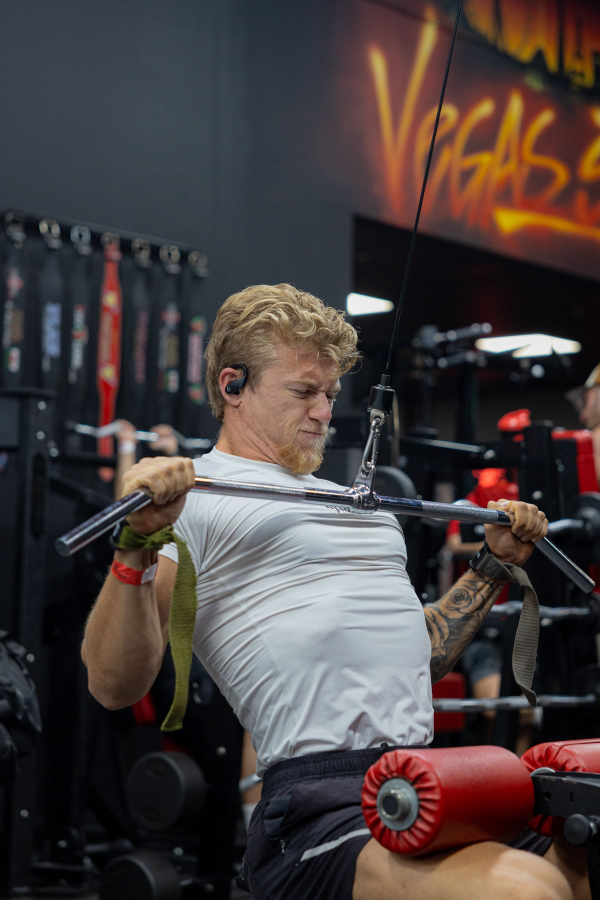
#> input picture assets/photos/back-pulldown-29218860.jpg, 1200 x 1800 px (shown at 1/2 size)
$ python -i fingerprint.py   (imports and definitions only)
#> lines starting #> are read from the running program, lines starting #| are printed output that depends on the picture
"""Perceptual fingerprints of reels (WEAK_POINTS W16, START_HERE 6D G11 and section 8).

Why: once Claudin zooms into a delivered letterbox, adds his hook text and a trending sound,
Claude could not tell its own cuts from his, so most posted reels were logged UNSURE and the
learning loop on Claude's edits stalled. This module makes the attribution mechanical and
also powers the G11 "frame-1 was already posted" check.

How (the tt_dedupe method):
- 9 frames per reel at relative times (i + 0.5) / 9 of the duration, so the same positions
  line up whatever the pixel size or container;
- HLG / PQ masters (Meta glasses footage, arib-std-b67 or smpte2084) are tonemapped with the
  engine's CPU chain (tools.encode.TONEMAP_CPU) before hashing, because Instagram serves his
  re-upload as a tonemapped SDR rendition: both sides go through the same pipeline (G1);
- each frame is scaled to width 360 keeping its aspect and padded to 360x640 on black, so a
  raw landscape clip, a letterboxed 1440x2560 render and a full-bleed 1080x1920 upload all
  land in the same place of the same canvas;
- for the crop scales 1.0, 1.15 and 1.33 the centre of the frame is cropped and resized back
  (he zooms into the letterbox), then the top 18% and bottom 22% are painted mid-grey (he adds
  hook text there, Instagram draws its UI there) and a 64-bit pHash is taken;
- the distance between two reels is, per frame, the smallest Hamming distance over every pair
  of crop scales; the median over the 9 frames decides: <= config.PHASH_MATCH_MAX (12) is a
  match (CLAUDE), >= PHASH_CLAUDIN_MIN (20) is clearly not (CLAUDIN), between is UNSURE;
- frame 1 (t = 0) is hashed separately for G11; `frame1_phash(video)` is the name gates.py
  looks for, and `frame1_report(video, sig=...)` gives the shortcode and the `reused` flag.

A reel whose duration ffprobe cannot read raises RuntimeError instead of producing an empty
signature (an empty signature would compare at distance 64 to everything and be logged
CLAUDIN with no warning).

pHash is imagehash.phash(hash_size=8) when imagehash is installed, otherwise a pure numpy
implementation of the same algorithm (grey, 32x32 Lanczos, DCT-II, top-left 8x8, median
threshold) that produces the same bits.

Signatures live in data/signatures.json (keys = delivery ids or posted shortcodes, each with
kind "delivery" or "posted"). Library functions return data and never print.

Run:  py -m tools.fingerprint sign <video> --key K --kind delivery|posted [--json]
      py -m tools.fingerprint match <video> [--kinds posted,delivery] [--json]
      py -m tools.fingerprint frame1 <video> [--json]
      (--json and --store work before or after the subcommand)
"""
from __future__ import annotations

import argparse
import hashlib
import json
import statistics
import sys
from datetime import datetime
from pathlib import Path
from typing import Iterable, Sequence

from . import config
from . import safeio

# --------------------------------------------------------------------------- constants
FRAME_W, FRAME_H = 360, 640
PHASH_CLAUDIN_MIN = 20          # median distance at or above this: clearly not a Claude cut
HASH_SIZE = 8
HIGHFREQ_FACTOR = 4
GREY = (128, 128, 128)
KINDS = ("delivery", "posted", "legacy")   # legacy = old renders in D:\ClaudeInk\out (never re-delivered)
STORE_VERSION = 1
HLG_TRANSFERS = ("arib-std-b67", "smpte2084")
# Same chain as tools.encode.TONEMAP_CPU (read from there when importable, so a change to the
# renderer's tonemap is picked up here and both sides of an attribution stay identical).
TONEMAP_CPU_FALLBACK = ("zscale=t=linear:npl=100,format=gbrpf32le,zscale=p=bt709,"
                        "tonemap=tonemap=hable:desat=0,zscale=t=bt709:m=bt709:r=tv,format=yuv420p")


# [4 lines left out: function _scale_key, not called in this run]


# [1 line that did not run here, left out]


# --------------------------------------------------------------------------- frames
# [5 lines that did not run here, left out]


def probe_video(video: Path | str) -> dict:
    """{duration, color_transfer} via one ffprobe call.

    duration is the container (format) duration, falling back to the video stream's own
    duration when the container has none (fragmented / odd MP4s); 0.0 when both are unknown.
    """
    r = safeio.run_ffprobe(["-v", "error", "-select_streams", "v:0", "-show_entries",
                            "stream=duration,color_transfer:format=duration", "-of", "json",
                            str(video)])
    try:
        d = json.loads(r.stdout or "{}")
    except ValueError:
        d = {}
    st = (d.get("streams") or [{}])[0] if isinstance(d.get("streams"), list) else {}
    duration = 0.0
    for raw in ((d.get("format") or {}).get("duration"), st.get("duration")):
        try:
            value = float(raw or 0.0)
        except (TypeError, ValueError):
            value = 0.0
        if value > 0:
            duration = value
            break
    return {"duration": duration, "color_transfer": str(st.get("color_transfer") or "").lower()}


def probe_duration(video: Path | str) -> float:
    """Duration in seconds (container, else video stream; 0.0 when unknown)."""
    return probe_video(video)["duration"]


def probe_color_transfer(video: Path | str) -> str:
    """'arib-std-b67', 'smpte2084', 'bt709', ... ('' when untagged)."""
    return probe_video(video)["color_transfer"]


def is_hlg(transfer: str | None) -> bool:
    return (transfer or "").lower() in HLG_TRANSFERS


# [130 lines left out: functions tonemap_chain, _file_tag, frame_filter, extract_frame, mask_text_bands, center_crop and 3 more, not called in this run]


def hamming(hex_a: str, hex_b: str) -> int:
    return bin(int(hex_a, 16) ^ int(hex_b, 16)).count("1")


# [4 lines that did not run here, left out]


# --------------------------------------------------------------------------- signatures
# [25 lines that did not run here, left out]


def frame1_phash(video: Path | str) -> str:
    """Frame-1 hash at crop scale 1.0, identical to signature(video)['frame1'] (the name
    tools.gates probes for its G11 check)."""
    video = Path(video)
    transfer = probe_color_transfer(video)
    f1 = frame_hashes(extract_frame(video, 0.0, transfer=transfer))
    return f1[_scale_key(1.0)] if _scale_key(1.0) in f1 else next(iter(f1.values()))


def _as_sig(sig) -> dict:
    """Accept a signature or a store entry ({kind, video, sig}); refuse anything else."""
    if isinstance(sig, dict) and isinstance(sig.get("sig"), dict) and "frames" not in sig:
        sig = sig["sig"]
    if not isinstance(sig, dict) or not sig.get("frames") or not sig.get("frame1"):
        raise ValueError("not a signature: missing frames/frame1 (pass entry['sig'] from the store, "
                         "and never a signature of a reel whose duration was unknown)")
    return sig


def _min_pair_distance(ha: dict, hb: dict) -> int:
    best = HASH_SIZE * HASH_SIZE
    for a in ha.values():
        for b in hb.values():
            d = hamming(a, b)
            if d < best:
                best = d
    return best


def frame1_pair_distance(sig_a: dict, sig_b: dict) -> int:
    """Frame-1 distance: min over crop-scale pairs when both carry frame1_hashes, else plain."""
    sig_a, sig_b = _as_sig(sig_a), _as_sig(sig_b)
    ha, hb = sig_a.get("frame1_hashes"), sig_b.get("frame1_hashes")
    if ha and hb:
        return _min_pair_distance(ha, hb)
    return hamming(sig_a["frame1"], sig_b["frame1"])


def distance(sig_a: dict, sig_b: dict) -> dict:
    """{median, per_frame, frame1}: per frame the min Hamming over all (scale_a, scale_b) pairs.

    Raises ValueError when either argument is not a signature with frames and frame1.
    """
    sig_a, sig_b = _as_sig(sig_a), _as_sig(sig_b)
    fa, fb = sig_a["frames"], sig_b["frames"]
    per = [_min_pair_distance(a["hashes"], b["hashes"]) for a, b in zip(fa, fb)]
    med = float(statistics.median(per))
    return {"median": med, "per_frame": per, "frame1": frame1_pair_distance(sig_a, sig_b)}


def match(sig_a: dict, sig_b: dict) -> bool:
    return distance(sig_a, sig_b)["median"] <= config.PHASH_MATCH_MAX


# [22 lines left out: function label, not called in this run]


# --------------------------------------------------------------------------- store
def store_path() -> Path:
    return config.DATA / "signatures.json"


# [17 lines left out: function load_store, not called in this run]


def save_store(store: dict, path: Path | None = None) -> Path:
    p = path or store_path()
    return safeio.write_json(p, store, overwrite=True)


# [18 lines left out: function add_signature, not called in this run]


def entries_of_kind(store: dict, kinds: Iterable[str]) -> dict[str, dict]:
    want = set(kinds)
    return {k: v for k, v in store.get("signatures", {}).items() if v.get("kind") in want}


# [104 lines left out: functions find_matches, frame1_report, frame1_distance, _common_parser, main, not called in this run]


# [2 lines not run here, left out]

>>> import cv2
>>> picture = cv2.imread('../../assets/photos/back-pulldown-29218860.jpg', cv2.IMREAD_GRAYSCALE)
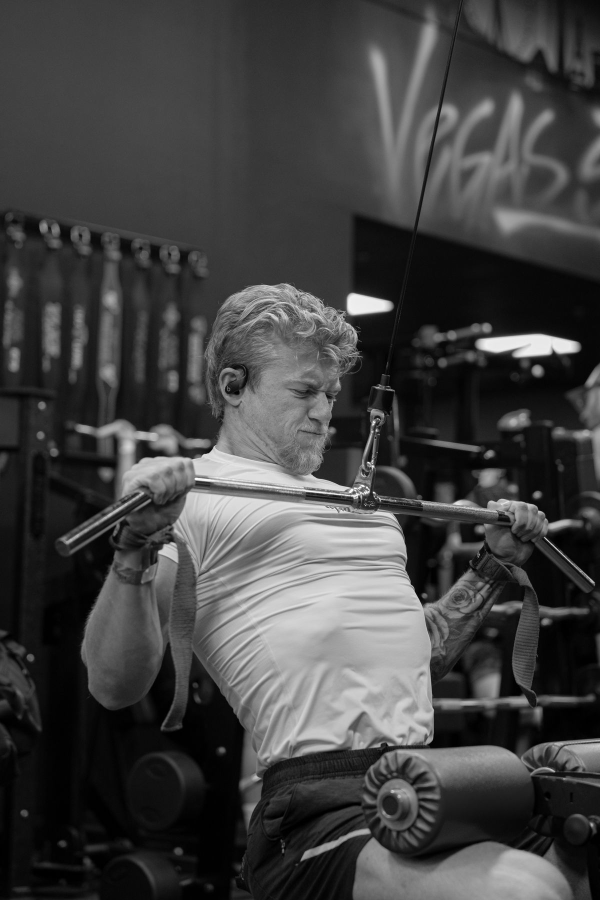
#> picture: shape (1800, 1200) (shown at 1/2 size); min 0, max 255, mean 65.6
#> (the run stopped early here; a loop or call above may not have finished)

$ run again, on assets/photos/back-pullup-38641901.jpg
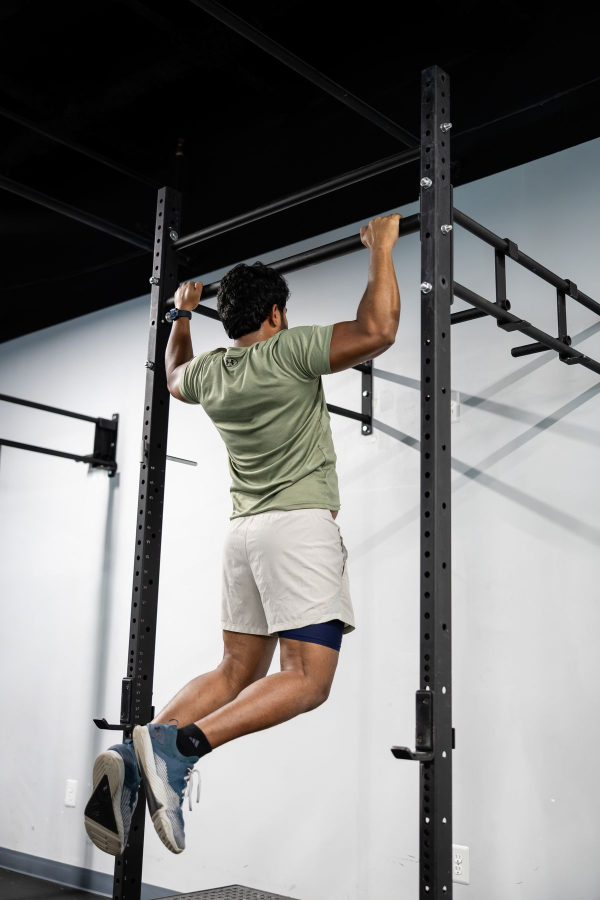
#> input picture assets/photos/back-pullup-38641901.jpg, 1200 x 1800 px (shown at 1/2 size)
#> `picture = cv2.imread('../../assets/photos/back-pulldown-29218860.jpg',..`:
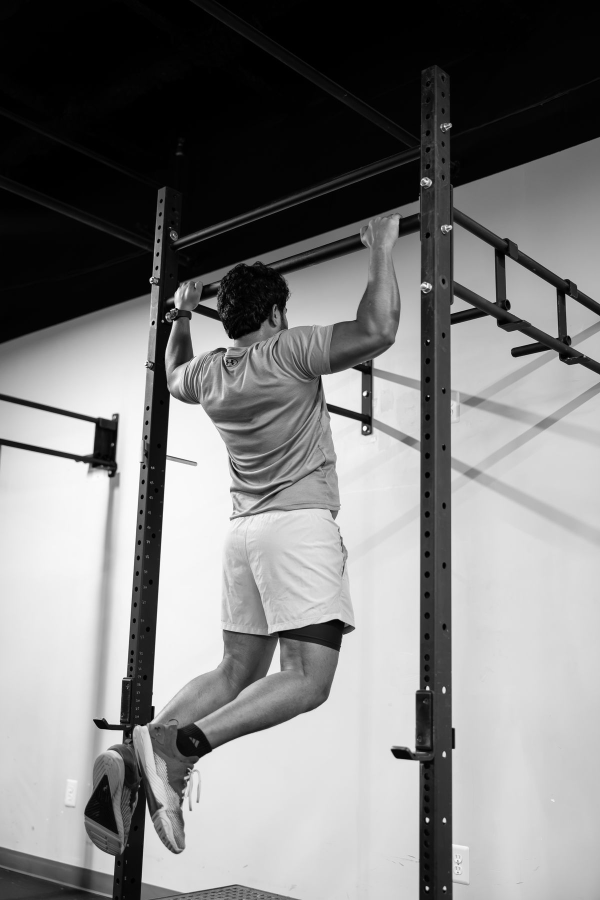
#> picture: shape (1800, 1200) (shown at 1/2 size); min 0, max 255, mean 126.6
